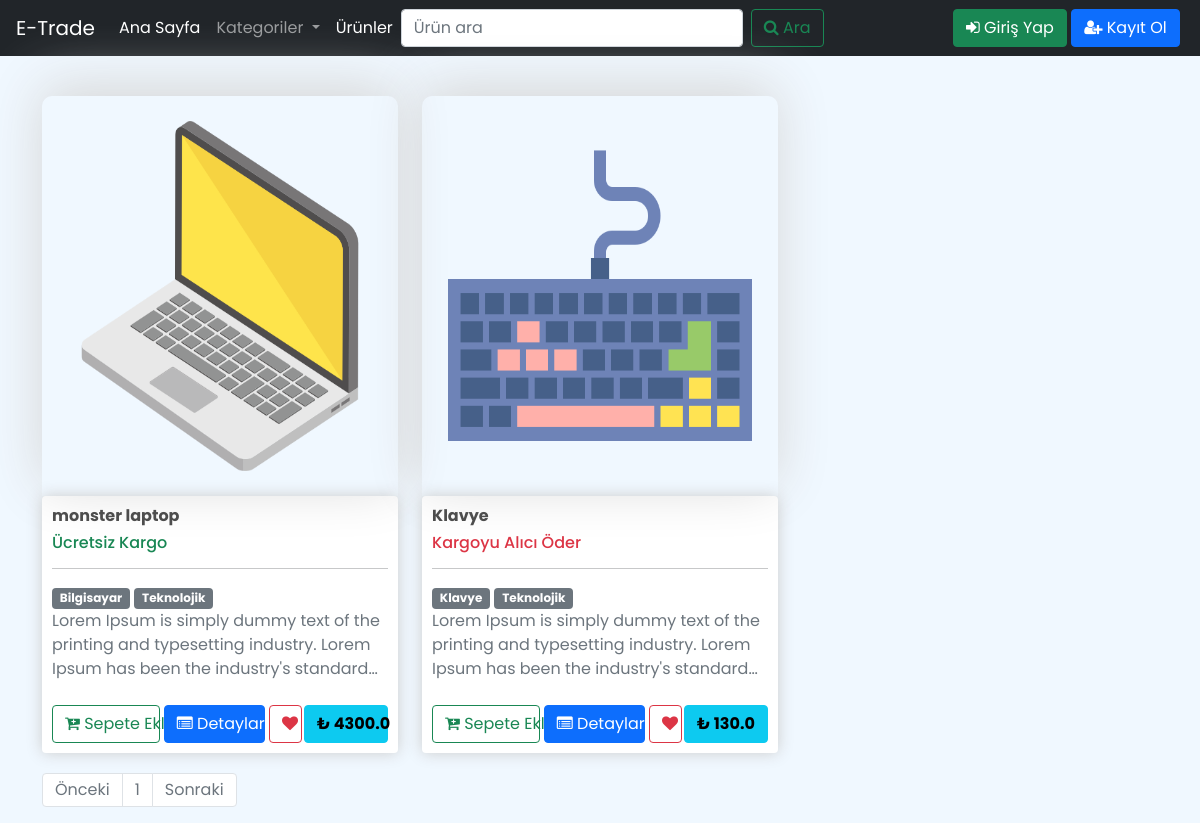
/products/?page=2, run on an earlier commit of the app's database.
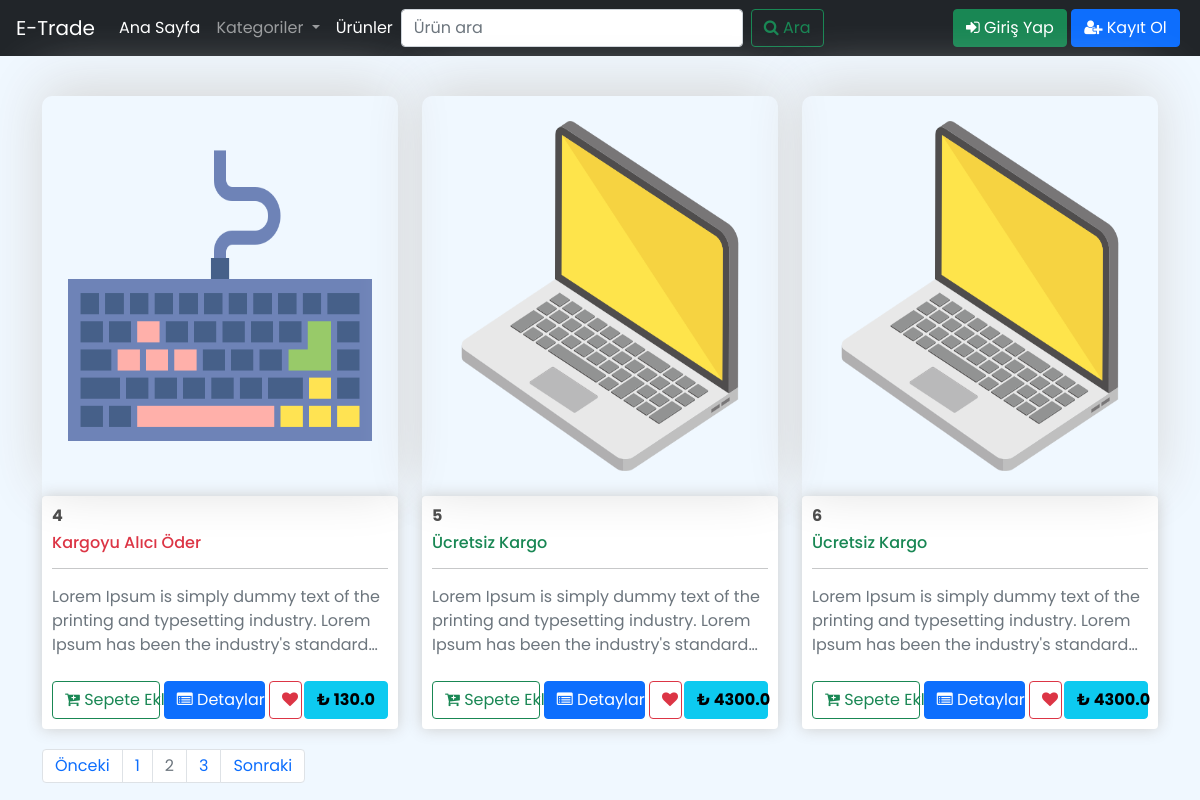
And on a later commit of the database.
### PRODUCTS/models.py (models this page shows, shortened)
class ProductModel(models.Model):
    class Meta:
        db_table = 'Products'
        verbose_name_plural = "Ürünler"
    productTitle = models.CharField(max_length=50, verbose_name="Ürün İsmi")
    productPrice = models.FloatField(verbose_name="Ürün Fiyatı")
    productDescription = models.TextField(max_length=500, verbose_name="Ürün Açıklaması")
    productImage = models.ImageField(verbose_name="Ürün Görseli", upload_to="products/",blank=True,null=True)
    productShipping = models.BooleanField(default=False,verbose_name="Ücretsiz Kargo Mu",blank=False,null=False)
    productCategorie = models.ManyToManyField(ProductCategorieModel,verbose_name="Kategori")
    newSlug      = AutoSlugField(populate_from="productTitle",unique=True,blank=True,default="",editable=True)

class ProductCategorieModel(models.Model):
    categorieTitle = models.CharField(max_length=50,verbose_name="Kategori İsmi")
    materialIcon = models.CharField(null=True,max_length=50)
    def __str__(self):
        return self.categorieTitle
    class Meta:
        db_table = 'Product_Categorie'
        verbose_name_plural="Kategoriler"

### PRODUCTS/views.py (the view)
# urls.py: path("", views.v_products,name="products"),
def v_products(request):
    keyword= request.GET.get("keyword")
    sayfa  = request.GET.get("page")
    if keyword:
        products=ProductModel.objects.filter(productTitle__contains=keyword)
    else:
        products = ProductModel.objects.all()
        paginator=Paginator(products,3)
    return render(request,"products.html",{"products":paginator.get_page(sayfa)})

### PRODUCTS/templatetags/extras.py (called while the page is built)
@register.simple_tag
def f_cat_list():
    categories=ProductCategorieModel.objects.all()
    return categories

### templates/products.html (shortened to what this page needs)
{% extends 'includes/base.html' %}
{% load static %}
{% load extras %}
{% block CSS %}
<link rel="stylesheet" href="https://cdnjs.cloudflare.com/ajax/libs/font-awesome/6.0.0-beta2/css/all.min.css">
<link rel="stylesheet" href="https://maxcdn.bootstrapcdn.com/bootstrap/4.0.0/css/bootstrap.min.css">
<link rel="stylesheet" href="https://cdnjs.cloudflare.com/ajax/libs/font-awesome/4.7.0/css/font-awesome.css">
<link href="https://cdn.jsdelivr.net/npm/bootstrap@5.0.2/dist/css/bootstrap.min.css" rel="stylesheet">
<link rel="stylesheet" href="{% static 'css/productsCSS.css' %}">
{% endblock CSS %}
{% block BODY %}
{% include 'includes/navbar.html' %}
<div class="container" style="margin-top: 30px">
   <div class="row">
      {% for product in products %}
      <div class="col-lg-4" style="margin-bottom: 20px">
         <img class="thumbnail" style="border-top-left-radius: 10px;border-top-right-radius: 10px"
            src="{{ product.productImage.url }}">
         <div class="box-element">
            <h6><strong>{{ product.productTitle }}</strong></h6>
            {% if product.productShipping == 0 %}
            <h6 class="text-danger">Kargoyu Alıcı Öder</h6>
            {% else %}
            <h6 class="text-success">Ücretsiz Kargo</h6>
            {% endif %}
            <hr>
            {% for categorie in  product.productCategorie.all %}
            <span class="badge badge-secondary">{{ categorie }}</span>
            {% endfor %}
            <span style="display: block"
               class="text-secondary">{{ product.productDescription|truncatechars:120 }}</span><br>
            <button class="btn btn-outline-success update-cart" data-product="{{ product.id }}" data-action="add" style="width: 32%"><i class="fa fa-cart-plus" aria-hidden="true"></i> Sepete Ekle</button>
            <button class="btn btn-primary" style="width: 30%"><a href="{% url 'ProductDetails' product.newSlug %}" style="text-decoration: none;color: white"><i class="fa fa-list-alt" aria-hidden="true"></i> Detaylar</a></button>
            <button class="btn btn-info" style="display: inline-block;float: right;width: 25%;">
            <strong>₺ {{ product.productPrice }}</strong></button>
            <button class="btn btn-outline-danger update-favorite" style="width: 10%" data-product="{{ product.id }}" data-action="add"><i class="fa fa-heart"
               aria-hidden="true"></i></button>
         </div>
      </div>
      {% endfor %}
      <nav aria-label="Page navigation example">
         <ul class="pagination">
            {% if products.has_previous %}
            <li class="page-item"><a class="page-link" href="?page={{ products.previous_page_number }}">Önceki</a></li>
            <li class="page-item"><a class="page-link" href="?page={{ products.previous_page_number }}">{{ products.previous_page_number }}</a></li>
            {% else %}
            <li class="page-item disabled"><a class="page-link">Önceki</a></li>
            {% endif %}
            <li class="page-item disabled"><a class="page-link">{{ products.number }}</a></li>
            {% if products.has_next %}
            <li class="page-item"><a class="page-link" href="?page={{ products.next_page_number }}">{{ products.next_page_number }}</a></li>
            <li class="page-item"><a class="page-link" href="?page={{ products.next_page_number }}">Sonraki</a></li>
            {% else %}
            <li class="page-item disabled"><a class="page-link" href="">Sonraki</a></li>
            {% endif %}
         </ul>
      </nav>
   </div>
</div>
{% endblock BODY %}

What changed in the data, as far as the page shows it:
no longer on this page (row edited): ProductModel: productImage (picture), productTitle "monster laptop", productShipping "Ücretsiz Kargo", productDescription "Lorem Ipsum is simply dummy text of the printing and typesetting industry. Lorem Ipsum has been the industry's standard…", productPrice "4300.0"
no longer on this page (row unchanged): ProductCategorieModel: categorieTitle "Bilgisayar", shown under "monster laptop"
no longer on this page (row unchanged): ProductCategorieModel: categorieTitle "Teknolojik"
no longer on this page (row edited): ProductModel: productImage (picture), productTitle "Klavye", productShipping "Kargoyu Alıcı Öder", productDescription "Lorem Ipsum is simply dummy text of the printing and typesetting industry. Lorem Ipsum has been the industry's standard…", productPrice "130.0"
no longer on this page (row unchanged): ProductCategorieModel: categorieTitle "Klavye"
added ProductModel: productImage (picture), productTitle "4", productShipping "Kargoyu Alıcı Öder", productDescription "Lorem Ipsum is simply dummy text of the printing and typesetting industry. Lorem Ipsum has been the industry's standard…", productPrice "130.0"
added ProductModel: productImage (picture), productTitle "5", productShipping "Ücretsiz Kargo", productDescription "Lorem Ipsum is simply dummy text of the printing and typesetting industry. Lorem Ipsum has been the industry's standard…", productPrice "4300.0"
added ProductModel: productImage (picture), productTitle "6", productShipping "Ücretsiz Kargo", productDescription "Lorem Ipsum is simply dummy text of the printing and typesetting industry. Lorem Ipsum has been the industry's standard…", productPrice "4300.0"
Also different on the page:
{{ products.previous_page_number }}: (not shown) → "1"
{{ products.number }}: "1" → "2"
{{ products.next_page_number }}: (not shown) → "3"
